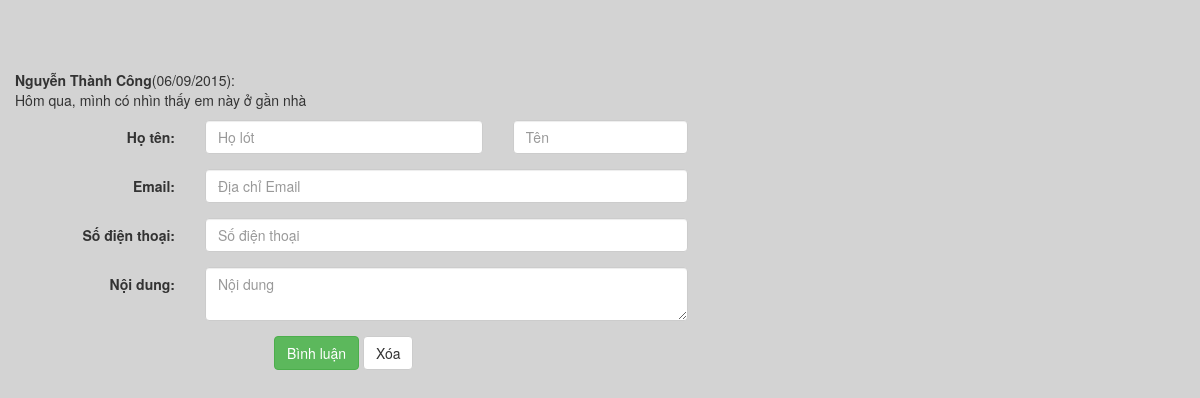
The page /Khach/BinhLuan.php?ID=171 on the database its author committed.
### tables this page shows
CREATE TABLE IF NOT EXISTS `binhluan` (
  `ID` int(11) NOT NULL,
  `IDBinhLuan` int(11) NOT NULL,
  `NoiDung` text NOT NULL,
  `TenDN` varchar(55) NOT NULL,
  `Ho` varchar(50) NOT NULL,
  `Ten` varchar(50) NOT NULL,
  `Email` varchar(50) NOT NULL,
  `SoDienThoai` varchar(20) NOT NULL,
  `KiemDuyet` tinyint(1) NOT NULL DEFAULT '0',
  `NgayBinhLuan` date DEFAULT NULL
);

### Khach/BinhLuan.php (the view, shortened to what this page needs)
<!DOCTYPE html>
<html lang="en">
<head>
    <link href="../asset/Bootstrap/css/bootstrap.min.css" rel="stylesheet">
    <link href="../css/menu.css" rel="stylesheet">
    <link rel="stylesheet" type="text/css" href="../css/style.css" media="screen" />
</head>
<body style="background-color: lightgrey;min-height:100%;">
<div>
	<div>
    <?php
		$conn = ConnectDB::connect();
		$sqlBL = "SELECT Ho, Ten, NgayBinhLuan, NoiDung FROM BinhLuan WHERE KiemDuyet = ".DA_KIEM_DUYET." AND IDBinhLuan = ".$_GET['ID'];
		$resultBL = mysqli_query($conn, $sqlBL);
		if($resultBL->num_rows > 0)
		{
			while($rowBL = $resultBL->fetch_assoc())
			{
				echo "<p style='margin-left:15px'><strong>".$rowBL['Ho']." ".$rowBL['Ten']."</strong>(".date('d/m/Y',strtotime($rowBL['NgayBinhLuan']))."): <br> ".$rowBL['NoiDung']."</p>";
			}
		}
	?>
    </div>
	<div>
    <form class="form-horizontal" name="frmBinhLuan" method="post">
    	<div class="form-group" id="HoTen">
            <label for="txtHo" class="col-sm-2 control-label">Họ tên: </label>
            <div class="col-sm-3">
            <?php
				if(array_key_exists('TenDN',$_SESSION) && array_key_exists('MaPhanQuyen',$_SESSION))
					echo "<input type='text' class='form-control' name='txtHo' placeholder='Họ lót' value='".$_SESSION['Ho']."'>";
				else
					echo "<input type='text' class='form-control' name='txtHo' placeholder='Họ lót' required>";
			?>
            </div>
            <div class="col-sm-2">
            <?php
				if(array_key_exists('TenDN',$_SESSION) && array_key_exists('MaPhanQuyen',$_SESSION))
					echo "<input type='text' class='form-control' name='txtTen' placeholder='Tên' value='".$_SESSION['Ten']."'>";
				else
					echo "<input type='text' class='form-control' name='txtTen' placeholder='Tên' required>";
			?>
            </div>
        </div>
		<div class="form-group" id="Email">
        	<label for="txtEmail" class="col-sm-2 control-label">Email: </label>
            <div class="col-sm-5">
            <?php
				if(array_key_exists('TenDN',$_SESSION) && array_key_exists('MaPhanQuyen',$_SESSION))
					echo "<input type='text' class='form-control' name='txtEmail' placeholder='Địa chỉ Email' value='".$_SESSION['Email']."'>";
				else
					echo "<input type='text' class='form-control' name='txtEmail' placeholder='Địa chỉ Email' required>";
			?>
            </div>
        </div>
        <div class="form-group" id="SoDienThoai">
        	<label for="txtSoDienThoai" class="col-sm-2 control-label">Số điện thoại: </label>
            <div class="col-sm-5">
            <?php
				if(array_key_exists('TenDN',$_SESSION) && array_key_exists('MaPhanQuyen',$_SESSION))
					echo "<input type='text' class='form-control' name='txtSoDienThoai' placeholder='Số điện thoại' value='".$_SESSION['SoDienThoai']."'>";
				else
					echo "<input type='text' class='form-control' name='txtSoDienThoai' placeholder='Số điện thoại' required>";
			?>
            </div>
        </div>
        <div class="form-group">
        	<label for="txtNoiDung" class="col-sm-2 control-label">Nội dung: </label>
            <div class="col-sm-5">
            	<textarea class="form-control" id="txtNoiDung" name="txtNoiDung" placeholder="Nội dung" required></textarea>
            </div>
        </div>
        <div class="form-group" align="center">
			<div class="col-sm-offset-2 col-sm-3">
				<button type="submit" class="btn btn-success" name="submit">Bình luận</button>
            	<button type="reset" class="btn btn-default" name="reset">Xóa</button>
            </div>
        </div>
    </form>
    </div>
</div>
</body>
</html>

### rows shown on the page
binhluan: Ho "Nguyễn Thành", Ten "Công", NgayBinhLuan "06/09/2015", NoiDung "Hôm qua, mình có nhìn thấy em này ở gần nhà"
